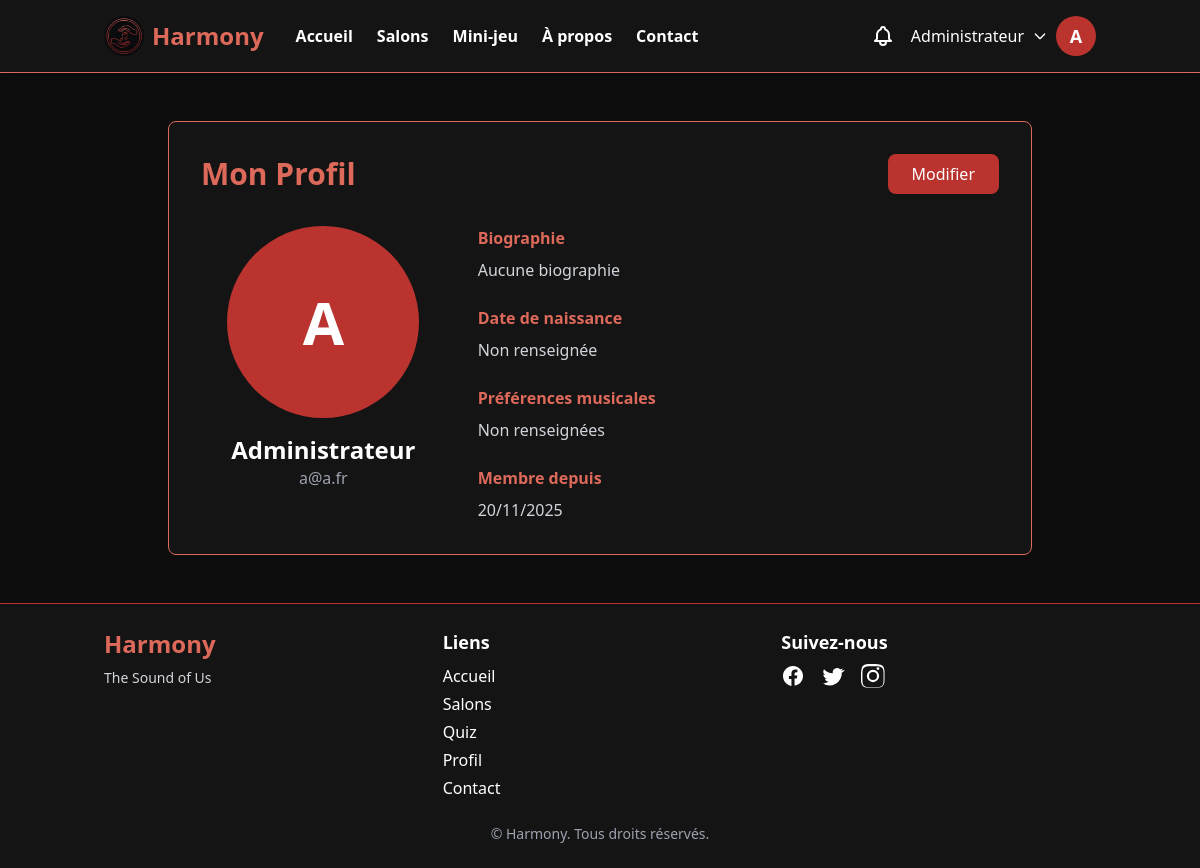
The app's page /accounts/profile/ (signed in) with its own data.
### accounts/models.py (models this page shows, shortened)
class CustomUser(AbstractUser):
    email = models.EmailField(unique=True)

class Profile(models.Model):
    user = models.OneToOneField(CustomUser, on_delete=models.CASCADE, related_name='profile')
    photo = models.ImageField(upload_to='profiles/', blank=True, null=True)
    bio = models.TextField(blank=True, max_length=500)
    date_naissance = models.DateField(blank=True, null=True)
    preferences_musicales = models.TextField(blank=True, help_text="Genres musicaux préférés")
    created_at = models.DateTimeField(auto_now_add=True)
    updated_at = models.DateTimeField(auto_now=True)
    class Meta:
        verbose_name = "Profil"
        verbose_name_plural = "Profils"

### accounts/views.py (the view)
# urls.py: path('profile/', views.profile_view, name='profile'),
@login_required
def profile_view(request):
    profile, created = Profile.objects.get_or_create(user=request.user)
    return render(request, 'accounts/profile.html', {'profile': profile})

### accounts/context_processors.py (called while the page is built)
def user_profile(request):
    if request.user.is_authenticated:
        return {
            "profile": getattr(request.user, "profile", None)
        }
    return {}

### templates/accounts/profile.html (shortened to what this page needs)
{% extends 'base.html' %}
{% block content %}
<div class="container mx-auto px-4 py-12 max-w-4xl">
    <div class="bg-harmony-secondary p-8 rounded-lg border border-harmony-title">
        <div class="flex items-center justify-between mb-8">
            <h1 class="text-3xl font-bold text-harmony-title">Mon Profil</h1>
            <a href="{% url 'edit_profile' %}" class="bg-harmony-red hover:bg-harmony-red-dark px-6 py-2 rounded-lg transition">
                Modifier
            </a>
        </div>
        <div class="grid md:grid-cols-3 gap-8">
            <div class="md:col-span-1 text-center">
                {% if profile.photo %}
                    <img src="{{ profile.photo.url }}" alt="{{ user.username }}" class="w-48 h-48 rounded-full mx-auto object-cover border-4 border-harmony-red">
                {% else %}
                    <div class="w-48 h-48 rounded-full mx-auto bg-harmony-red flex items-center justify-center text-6xl font-bold">
                        {{ user.username.0|upper }}
                    </div>
                {% endif %}
                <h2 class="text-2xl font-bold mt-4 capitalize">{{ user.username }}</h2>
                <p class="text-gray-400">{{ user.email }}</p>
            </div>
            <div class="md:col-span-2 space-y-6">
                <div>
                    <h3 class="text-harmony-title font-semibold mb-2">Biographie</h3>
                    <p class="text-gray-300">{{ profile.bio|capfirst|default:"Aucune biographie" }}</p>
                </div>
                <div>
                    <h3 class="text-harmony-title font-semibold mb-2">Date de naissance</h3>
                    <p class="text-gray-300">{{ profile.date_naissance|date:"d/m/Y"|default:"Non renseignée" }}</p>
                </div>
                <div>
                    <h3 class="text-harmony-title font-semibold mb-2">Préférences musicales</h3>
                    <p class="text-gray-300">{{ profile.preferences_musicales|capfirst|default:"Non renseignées" }}</p>
                </div>
                <div>
                    <h3 class="text-harmony-title font-semibold mb-2">Membre depuis</h3>
                    <p class="text-gray-300">{{ user.date_joined|date:"d/m/Y" }}</p>
                </div>
            </div>
        </div>
    </div>
</div>
{% endblock %}

### templates/navbar.html (shortened to what this page needs)
{% load static %}
<nav class="bg-harmony-secondary border-b border-harmony-title relative shadow-md"
     x-data="{
        notificationsOpen: false,
        hasRecent: false,
        checkNotifications() {
            fetch('/notifications/check/')
                .then(r => r.json())
                .then(data => {
                    this.hasRecent = data.has_recent;
                });
        }
    }"
    x-init="checkNotifications(); setInterval(() => checkNotifications(), 30000)">
    <div class="container mx-auto px-4">
        <div class="flex justify-between items-center py-4">
            <div class="flex items-center space-x-8">
                <a href="{% url 'home' %}" class="flex items-center space-x-2">
                    <img src="{% static 'images/logo.jpg' %}" alt="Harmony Logo" class="h-10 w-10 rounded-full">
                    <span class="text-harmony-title text-2xl font-bold">Harmony</span>
                </a>
                <div class="hidden md:flex space-x-6">
                    <a href="{% url 'home' %}" class="hover:text-harmony-title transition font-bold">Accueil</a>
                    {% if user.is_authenticated %}
                        <a href="{% url 'salon_list' %}" class="hover:text-harmony-title transition font-bold">Salons</a>
                        <a href="{% url 'quiz_home' %}" class="hover:text-harmony-title transition font-bold">Mini-jeu</a>
                    {% endif %}
                    <a href="{% url 'about' %}" class="hover:text-harmony-title transition font-bold">À propos</a>
                    <a href="{% url 'contact' %}" class="hover:text-harmony-title transition font-bold">Contact</a>
                </div>
            </div>
            <div class="flex items-center space-x-4">
                {% if user.is_authenticated %}
                    <div class="relative">
                        <a href="{% url 'notification_list' %}" class="relative hover:text-harmony-title transition">
                        </a>
                    </div>
                    <div x-data="{ open: false }" class="relative">
                        <button @click="open = !open" class="flex items-center space-x-2 hover:text-harmony-title transition">
                            <span>{{ user.username|capfirst }}</span>
                            <svg class="w-4 h-4" fill="none" stroke="currentColor" viewBox="0 0 24 24">
                                <path stroke-linecap="round" stroke-linejoin="round" stroke-width="2" d="M19 9l-7 7-7-7"></path>
                            </svg>
                            {% if profile.photo %}
                                <img src="{{ profile.photo.url }}" alt="{{ user.username }}"
                                     class="w-10 h-10 rounded-full object-cover border-2 border-harmony-red">
                            {% else %}
                                <div class="w-10 h-10 rounded-full bg-harmony-red flex items-center justify-center text-lg font-bold">
                                    {{ user.username.0|upper }}
                                </div>
                            {% endif %}
                        </button>
                    </div>
                {% else %}
                    <a href="{% url 'login' %}" class="hover:text-harmony-title transition">Connexion</a>
                    <a href="{% url 'register' %}" class="bg-harmony-red hover:bg-harmony-red-dark px-4 py-2 rounded-lg transition">Inscription</a>
                {% endif %}
            </div>
        </div>
    </div>
</nav>

### static/css/custom.css (style rules this page uses)
* { transition: background-color 0.2s ease, border-color 0.2s ease, color 0.2s ease; }
button, a { transition: all 0.3s ease; }

### templates/base.html (style rules this page uses)
body { background-color: #1a1a1a; color: #ffffff; }

### records on screen
CustomUser: username "Administrateur", username.0 "A", email "a@a.fr", date_joined "20/11/2025"
Profile: bio "Aucune biographie", date_naissance "Non renseignée", preferences_musicales "Non renseignées"
